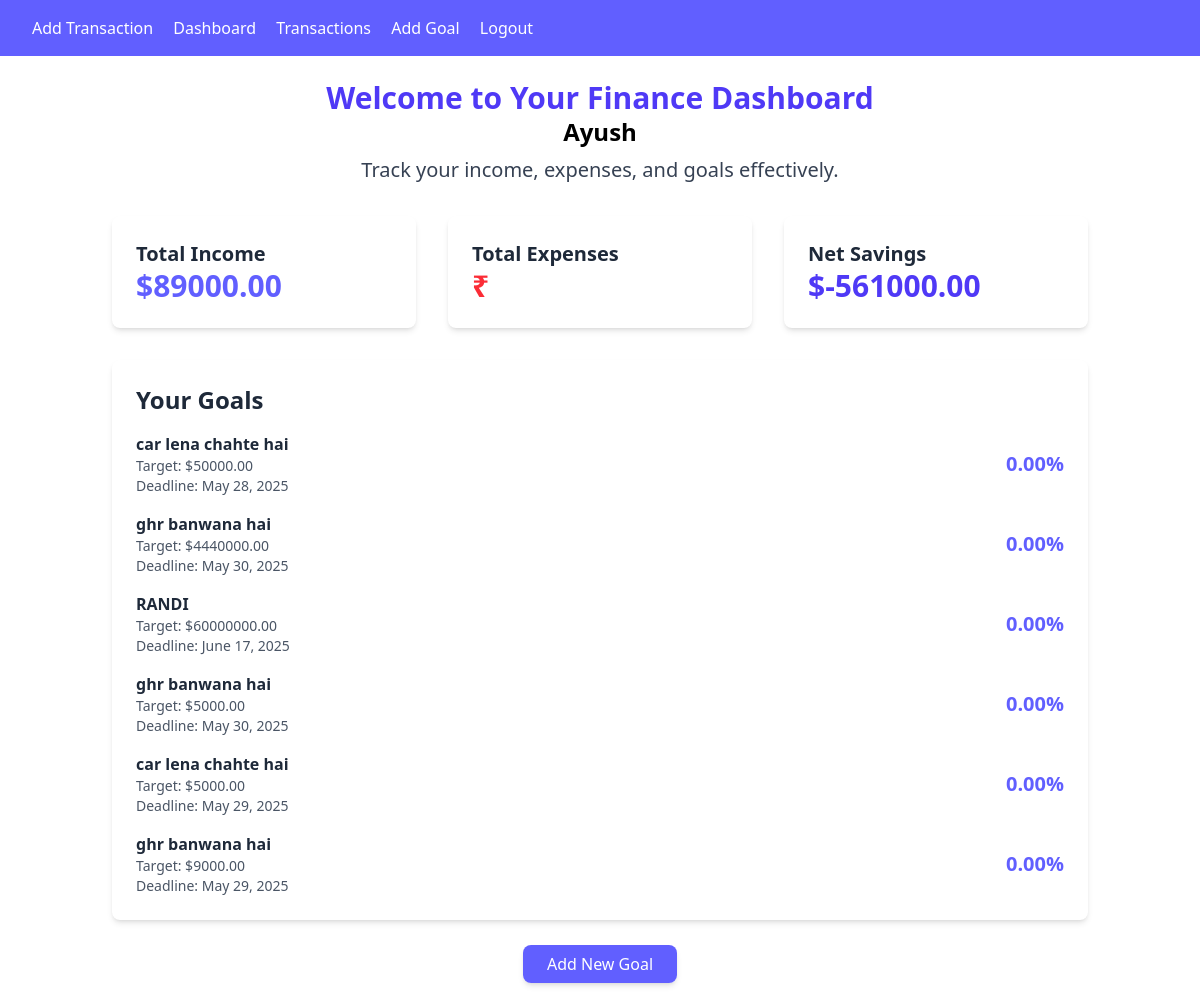
The app's page / (signed in), older data.
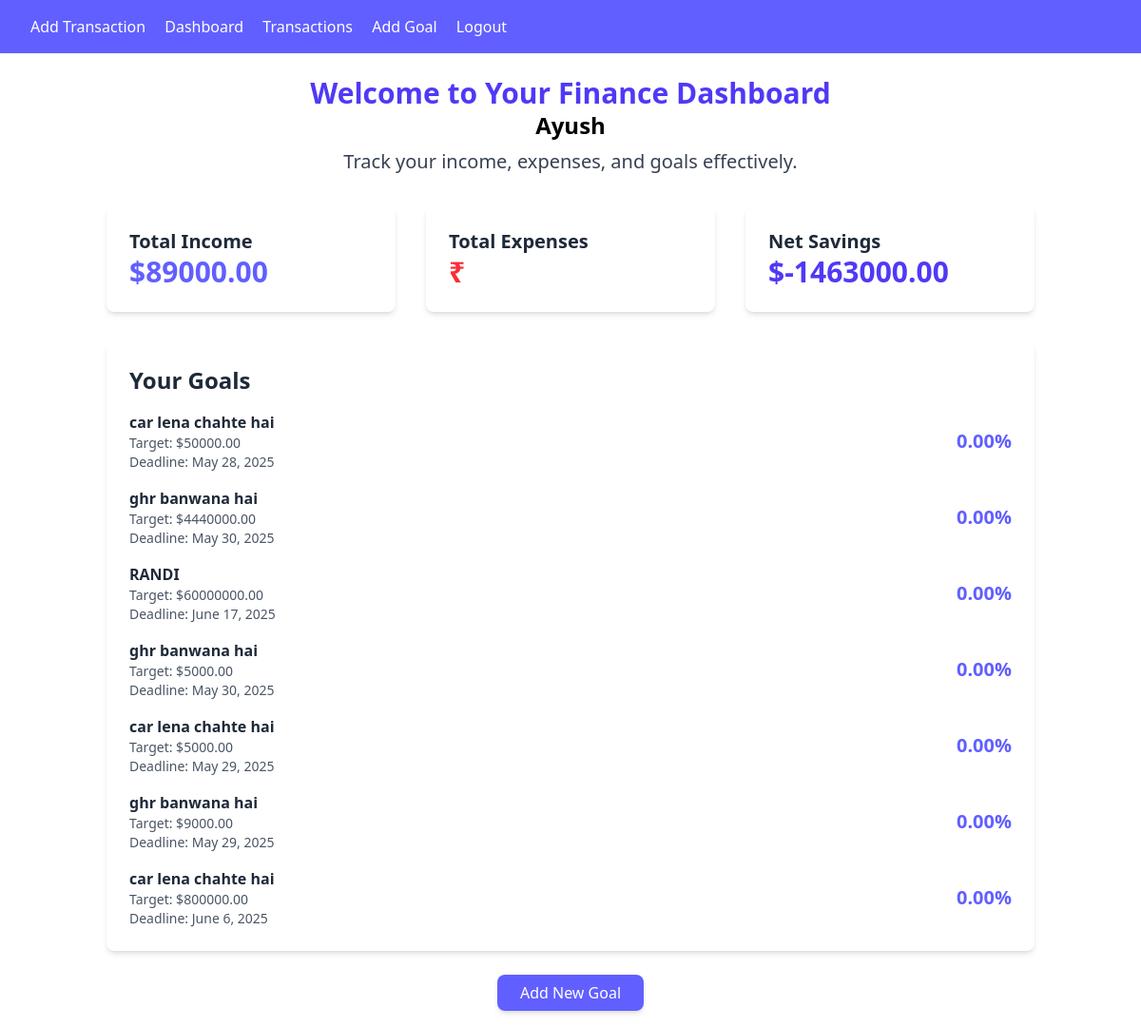
The same page, newer data.
### finance/models.py (models this page shows, shortened)
class Goal(models.Model):
    user = models.ForeignKey(User, on_delete=models.CASCADE)
    name = models.CharField(max_length=100)
    target_amount = models.DecimalField(max_digits=10, decimal_places=2)
    deadline = models.DateField()

### finance/views.py (the view)
# urls.py: path('', DashboradView.as_view(), name="dashboard"),
class DashboradView(LoginRequiredMixin, View):
    def get(self, request, *args, **kwargs):
        transactions = Transaction.objects.filter(user=request.user)
        goal = Goal.objects.filter(user=request.user)
        total_income = Transaction.objects.filter(
            user=request.user, transaction_type='Income').aggregate(Sum('amount'))['amount__sum'] or 0
        total_expense = Transaction.objects.filter(
            user=request.user, transaction_type='Expense').aggregate(Sum('amount'))['amount__sum'] or 0
        net_savings = total_income - total_expense
        remaining_savings = net_savings
        goal_progress = []
        for goal in goal:
            if remaining_savings >= goal.target_amount:
                goal_progress.append({'goal': goal, 'progress': 100})
                remaining_savings = goal.target_amount
            elif remaining_savings > 0:
                progress = (remaining_savings/goal.target_amount)*100
                goal_progress.append({'goal': goal, 'progress': progress})
                remaining_savings = 0
            else:
                goal_progress.append({'goal': goal, 'progress': 0})
        context = {
            'transactions': transactions,
            'total_income': total_income,
            'total_expence': total_expense,
            'net_savings': net_savings,
            'goal_progress': goal_progress,
        }
        return render(request, 'finance/dashboard.html', context)

### finance/templates/finance/dashboard.html (shortened to what this page needs)
{% extends "finance/base.html" %}
{% block content %}
<div class="container mx-auto p-6">
  <div class="text-center mb-8">
    <h1 class="text-3xl font-bold text-indigo-600">Welcome to Your Finance Dashboard</h1>
    <h1 class="text-2xl font-bold">{{request.user|capfirst}}</h1>
    <p class="text-xl text-gray-700 mt-2">Track your income, expenses, and goals effectively.</p>
  </div>
  <div class="grid grid-cols-1 sm:grid-cols-2 lg:grid-cols-3 gap-8 mb-8">
    <div class="bg-white p-6 rounded-lg shadow-md">
      <h2 class="text-xl font-semibold text-gray-800">Total Income</h2>
      <p class="text-3xl font-bold text-indigo-500">${{ total_income|floatformat:2 }}</p>
    </div>
    <div class="bg-white p-6 rounded-lg shadow-md">
      <h2 class="text-xl font-semibold text-gray-800">Total Expenses</h2>
      <p class="text-3xl font-bold text-red-500">₹{{ total_expense|floatformat:2 }}</p>
    </div>
    <div class="bg-white p-6 rounded-lg shadow-md">
      <h2 class="text-xl font-semibold text-gray-800">Net Savings</h2>
      <p class="text-3xl font-bold text-indigo-600">${{ net_savings|floatformat:2 }}</p>
    </div>
  </div>
  <div class="bg-white p-6 rounded-lg shadow-md mb-8">
    <h2 class="text-2xl font-semibold text-gray-800 mb-4">Your Goals</h2>
    <ul class="space-y-4">
      {% for item in goal_progress %}
      <li class="flex justify-between items-center">
        <div class="text-gray-800">
          <p class="font-semibold">{{ item.goal.name }}</p>
          <p class="text-sm text-gray-600">Target: ${{ item.goal.target_amount|floatformat:2 }}</p>
          <p class="text-sm text-gray-600">Deadline: {{ item.goal.deadline }}</p>
        </div>
        <div class="text-right">
          <p class="text-xl font-bold text-indigo-500">{{ item.progress|floatformat:2 }}%</p>
        </div>
      </li>
      {% endfor %}
    </ul>
  </div>
  <div class="text-center">
    <a href="{% url 'goal_add' %}"
      class="bg-indigo-500 text-white px-6 py-2 rounded-lg shadow-md hover:bg-indigo-600 transition">Add New Goal</a>
  </div>
</div>
{% endblock content %}

Row changes from the older to the newer data that the page shows:
added Goal: goal.name "car lena chahte hai", goal.target_amount "800000.00", goal.deadline "June 6, 2025", progress "0.00"
Text that changed along with them:
{{ net_savings|floatformat:2 }}: "-561000.00" → "-1463000.00"
